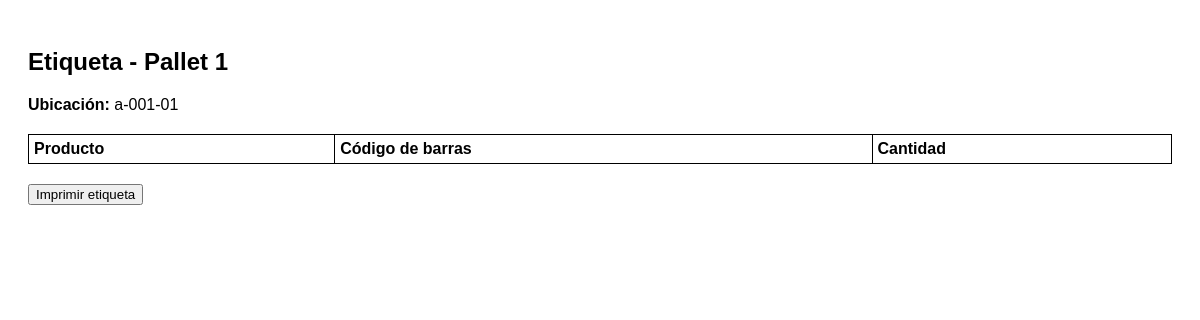
Page /pallet/1/etiqueta/ on the earlier database version.
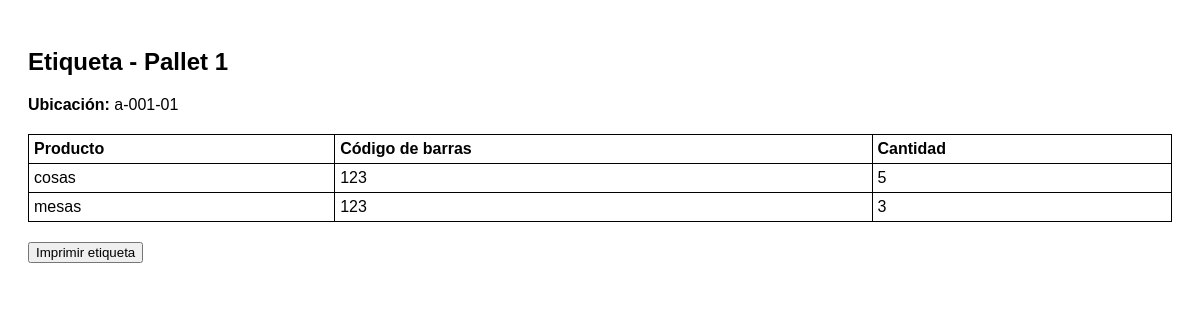
Same page on the later database version.
### inventario/models.py (models this page shows, shortened)
class Producto(models.Model):
    pallet = models.ForeignKey(Pallet, on_delete=models.CASCADE, related_name='productos')
    codigo_barras = models.CharField(max_length=100)
    nombre = models.CharField(max_length=200)
    cantidad = models.IntegerField()

### inventario/views.py (the view)
# urls.py: path('pallet/<int:pallet_id>/etiqueta/', imprimir_etiqueta, name='imprimir_etiqueta'),
def imprimir_etiqueta(request, pallet_id):
    pallet = get_object_or_404(Pallet, id=pallet_id)
    productos = Producto.objects.filter(pallet=pallet)
    return render(request, 'inventario/etiqueta.html', {'pallet': pallet, 'productos': productos})

### inventario/models.py (called while the page is built)
    def __str__(self):
        return self.nombre

### inventario/templates/inventario/etiqueta.html (shortened to what this page needs)
<!DOCTYPE html>
<html>
<head>
</head>
<body>
    <h2>Etiqueta - Pallet {{ pallet.numero_pallet }}</h2>
    <p><strong>Ubicación:</strong> {{ pallet.ubicacion }}</p>
    <table>
        <thead>
            <tr>
                <th>Producto</th>
                <th>Código de barras</th>
                <th>Cantidad</th>
            </tr>
        </thead>
        <tbody>
            {% for producto in productos %}
            <tr>
                <td>{{ producto.nombre }}</td>
                <td>{{ producto.codigo_barras }}</td>
                <td>{{ producto.cantidad }}</td>
            </tr>
            {% endfor %}
        </tbody>
    </table>
    <button class="print-button" onclick="window.print()">Imprimir etiqueta</button>
</body>
</html>

Differences in the rows shown:
added Producto: nombre "cosas", codigo_barras "123", cantidad "5"
added Producto: nombre "mesas", codigo_barras "123", cantidad "3"
